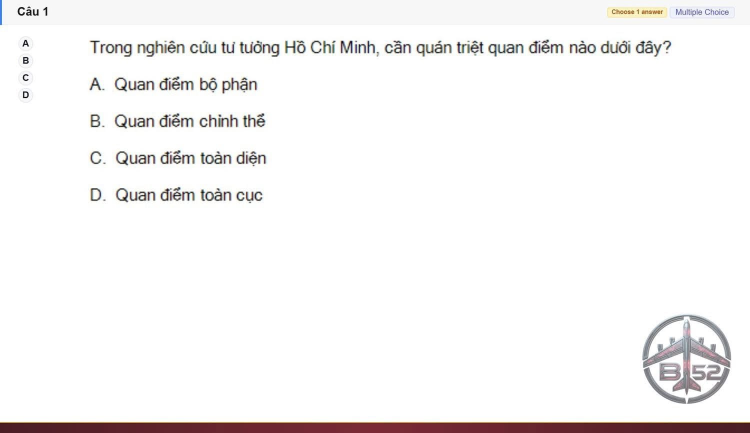
#> input picture HCM202 SU26 FE_001.jpg, 1500 x 866 px (shown at 1/2 size); its folder holds only this picture in this run
$ python -i fuexam_core.py   (imports and definitions only)
#> lines starting #> are read from the running program, lines starting #| are printed output that depends on the picture; after the words box and inside, x2 and y2 are one past the last pixel; in counts of white or black regions, pixels touching at a corner belong together
#> further down, picture is the input picture: PIL image 1500x866 RGB; mean R, G, B 245.9, 244.4, 244.2
from __future__ import annotations

import base64
import csv
import io
import json
import os
import re
import shutil
import subprocess
import time
import unicodedata
import urllib.error
import urllib.request
import uuid
from dataclasses import dataclass
from pathlib import Path

from PIL import Image, ImageChops, ImageDraw, ImageFilter, ImageFont


IMAGE_EXTENSIONS = {".jpg", ".jpeg", ".png", ".webp", ".gif", ".bmp", ".tif", ".tiff"}
NUMBERED_NAME = re.compile(r"^(.*?)(\d+)(\.[^.]+)$")


@dataclass(frozen=True)
class RenameItem:
    source: Path
    target: Path
    question_number: int


def clean_light_gray_watermarks(
    image: Image.Image,
    brightness_threshold: int = 205,
    color_tolerance: int = 3,
    brightness_ceiling: int = 255,
    preserve_long_lines: bool = True,
    preserve_text_edges: bool = True,
) -> Image.Image:
    """Turn nearly neutral-gray pixels in a brightness range white."""
#> called with brightness_threshold = 205, color_tolerance = 3, brightness_ceiling = 255, preserve_long_lines = True, preserve_text_edges = True
    lower = max(0, min(255, int(brightness_threshold)))
    upper = max(0, min(255, int(brightness_ceiling)))
    lower, upper = min(lower, upper), max(lower, upper)
    tolerance = max(0, min(255, int(color_tolerance)))
    source = image.convert("RGB")
    red, green, blue = source.split()
    darkest = ImageChops.darker(red, ImageChops.darker(green, blue))
    lightest = ImageChops.lighter(red, ImageChops.lighter(green, blue))
    color_delta = ImageChops.subtract(lightest, darkest)
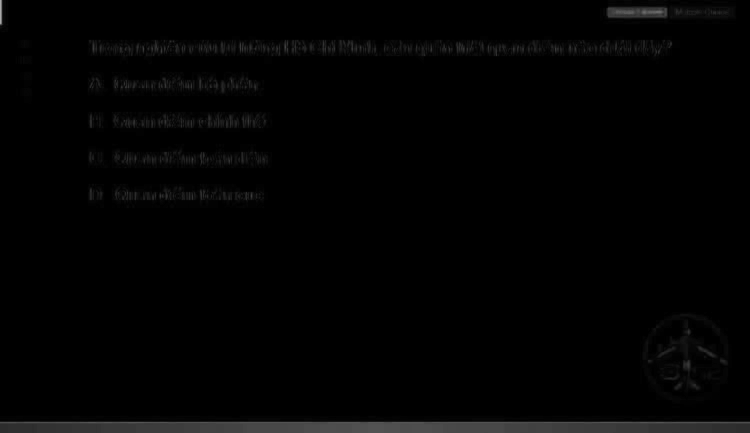
#> color_delta: PIL image 1500x866 L (shown at 1/2 size); min 0, max 178, mean 2.9
    # Pure white is already the desired background. Excluding it prevents the
    # long-line detector from treating the entire canvas as protected content.
    effective_upper = min(254, upper)
    bright_mask = darkest.point(lambda value: 255 if lower <= value <= effective_upper else 0)
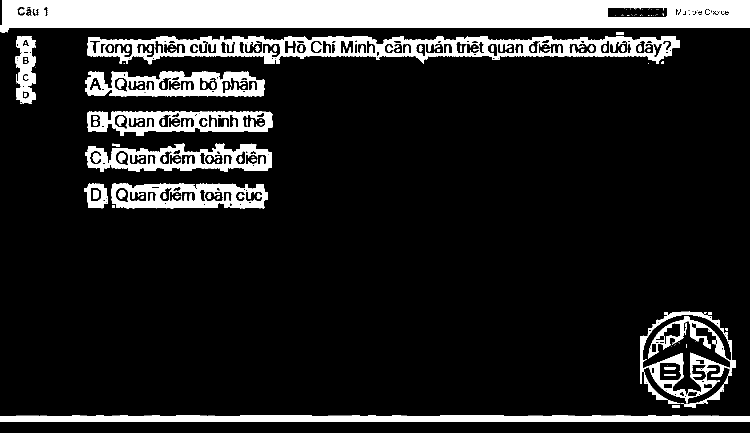
#> bright_mask: PIL image 1500x866 L (shown at 1/2 size); 14.3% white; 156 white regions (82 under 20 px), largest, box (x1, y1, x2, y2) and area: (0, 0, 1500, 65) 77322, (175, 72, 1360, 129) 28527, (0, 831, 1500, 844) 18479
    neutral_mask = color_delta.point(lambda value: 255 if value <= tolerance else 0)
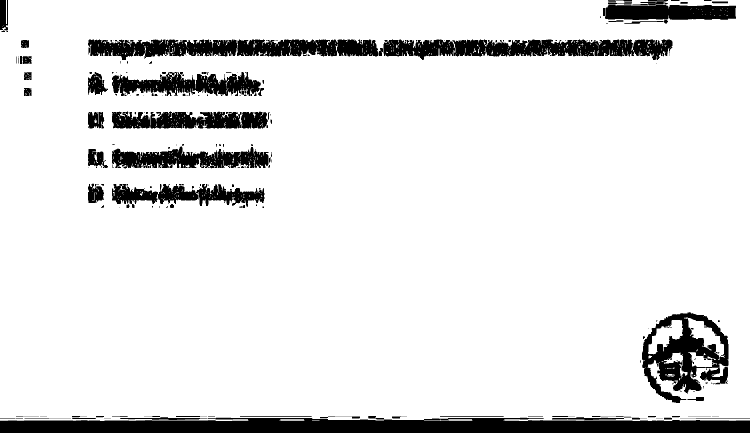
#> neutral_mask: PIL image 1500x866 L (shown at 1/2 size); 89.5% white; 492 black regions (419 under 20 px), largest, box (x1, y1, x2, y2) and area: (0, 835, 1500, 866) 39158, (767, 79, 1345, 120) 15913, (1284, 624, 1457, 806) 14416
    mask = ImageChops.multiply(bright_mask, neutral_mask)
#> mask: PIL image 1500x866 L; 9.7% white; 731 white regions (638 under 20 px), largest, box (x1, y1, x2, y2) and area: (0, 0, 1500, 65) 71145, (0, 831, 1500, 842) 9238, (223, 367, 536, 417) 6020
    if preserve_text_edges:
        # JPEG anti-alias pixels around dark glyphs are often the same gray as a
        # watermark. Keep a narrow halo around dark content so text stays sharp.
        dark_content = darkest.point(lambda value: 255 if value <= 145 else 0)
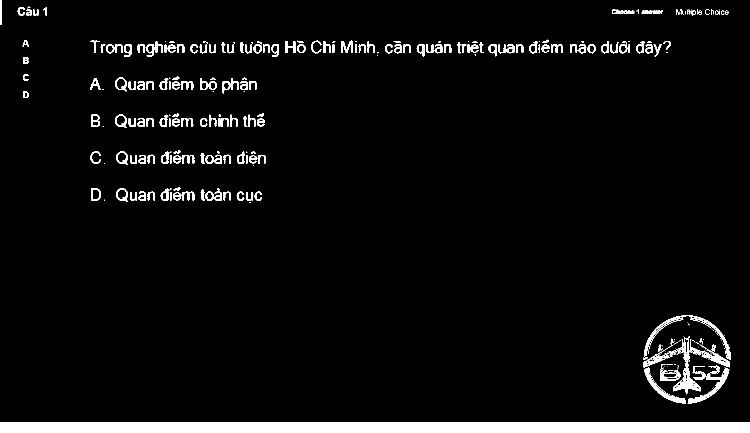
#> dark_content: PIL image 1500x866 L (shown at 1/2 size); 4.7% white; 313 white regions (130 under 20 px), largest, box (x1, y1, x2, y2) and area: (0, 844, 1500, 866) 32961, (1288, 631, 1462, 720) 1287, (1346, 672, 1401, 789) 1220
        protected_text_edges = dark_content.filter(ImageFilter.MaxFilter(3))
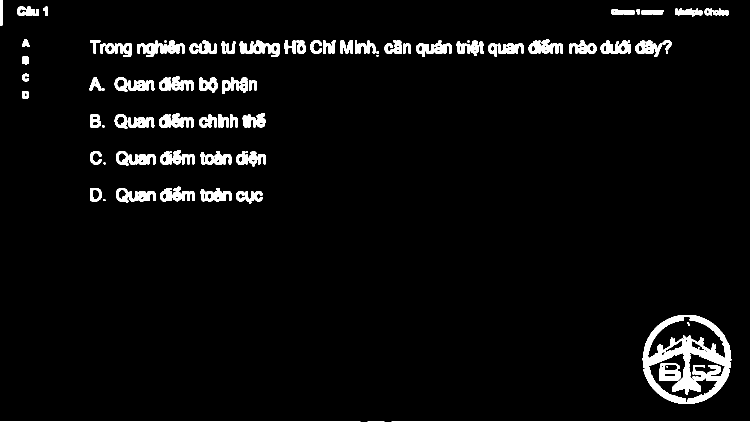
#> protected_text_edges: PIL image 1500x866 L (shown at 1/2 size); 6.6% white; 119 white regions (14 under 20 px), largest, box (x1, y1, x2, y2) and area: (0, 843, 1500, 866) 34472, (1285, 630, 1463, 808) 12360, (1057, 78, 1126, 108) 1187
        mask = ImageChops.subtract(mask, protected_text_edges)
#> mask: PIL image 1500x866 L; 9.6% white; 689 white regions (594 under 20 px), largest, box (x1, y1, x2, y2) and area: (0, 0, 1500, 65) 70967, (0, 831, 1500, 842) 9238, (223, 367, 536, 417) 5906
    if preserve_long_lines and source.width >= 20 and source.height >= 20:
        # Borders and table rules often share the exact same gray as a watermark.
        # Require one long contiguous run; scattered watermark fragments on the
        # same row/column must not be mistaken for a frame line.
        values = mask.tobytes()
        protected = Image.new("L", source.size, 0)
#> protected: PIL image 1500x866 L; every value is 0
        draw = ImageDraw.Draw(protected)
        minimum_horizontal = max(20, source.width // 4)
#> minimum_horizontal = 375
        for y in range(source.height):
            longest = run = 0
            row_start = y * source.width
            for x in range(source.width):
                if values[row_start + x]:
                    run += 1
                    longest = max(longest, run)
                else:
                    run = 0
            if longest >= minimum_horizontal:
                draw.line((0, y, source.width - 1, y), fill=255, width=1)
        minimum_vertical = max(20, source.height // 4)
#> minimum_vertical = 216
        for x in range(source.width):
            longest = run = 0
            for y in range(source.height):
                if values[y * source.width + x]:
                    run += 1
                    longest = max(longest, run)
                else:
                    run = 0
            if longest >= minimum_vertical:
                draw.line((x, 0, x, source.height - 1), fill=255, width=1)
        protected = protected.filter(ImageFilter.MaxFilter(7))
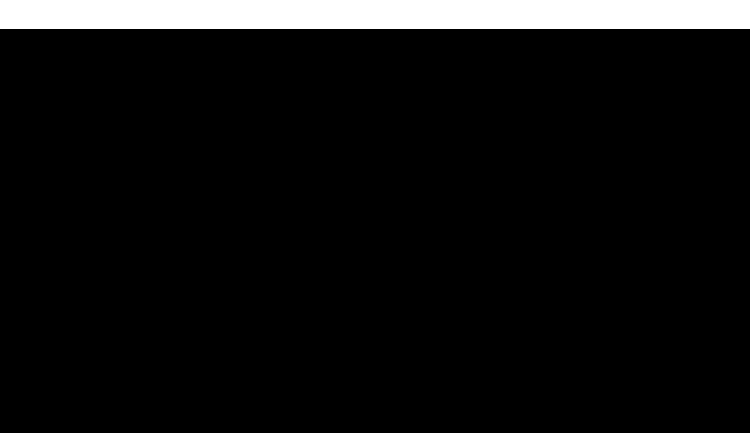
#> protected: PIL image 1500x866 L (shown at 1/2 size); 6.7% white; 1 white region, box (x1, y1, x2, y2) and area: (0, 0, 1500, 58) 87000
        mask = ImageChops.subtract(mask, protected)
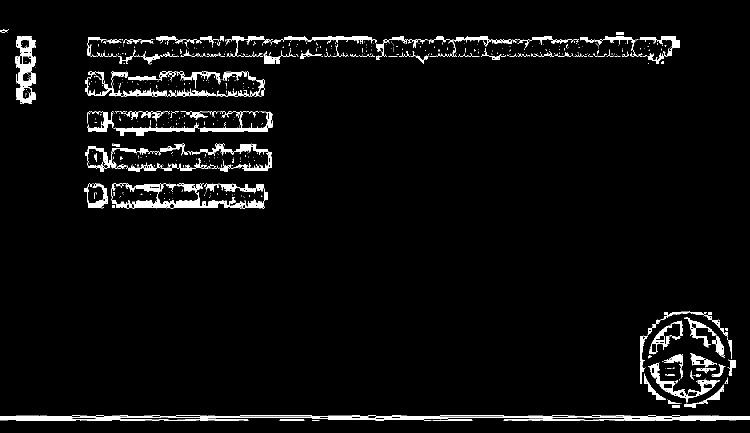
#> mask: PIL image 1500x866 L (shown at 1/2 size); 4.1% white; 634 white regions (540 under 20 px), largest, box (x1, y1, x2, y2) and area: (0, 831, 1500, 842) 9238, (223, 367, 536, 417) 5906, (171, 143, 529, 193) 3555
    white = Image.new("RGB", source.size, "white")
#> white: PIL image 1500x866 RGB; every value is 255
    return Image.composite(white, source, mask)


# [141 lines left out: functions _prepare_watermark_logo, _watermark_font, _prepare_watermark_text, apply_logo_watermark, list_images, infer_name_parts, not called in this run]


def make_target(source: Path, question_number: int, prefix: str, digits: int, extension: str) -> Path:
    ext = extension if extension.startswith(".") else f".{extension}"
    return source.parent / f"{prefix}{question_number:0{digits}d}{ext}"


# [311 lines left out: functions validate_rename_items, unique_backup_folder, execute_safe_rename, extract_first_json_integer, get_ollama_models, find_ollama_executable and 8 more, not called in this run]

>>> from PIL import Image
>>> picture = Image.open('../HCM202 SU26 FE_001.jpg')
>>> result = clean_light_gray_watermarks(picture)

$ run again, on PRN222 SU26 B5 FE RE_001.jpg
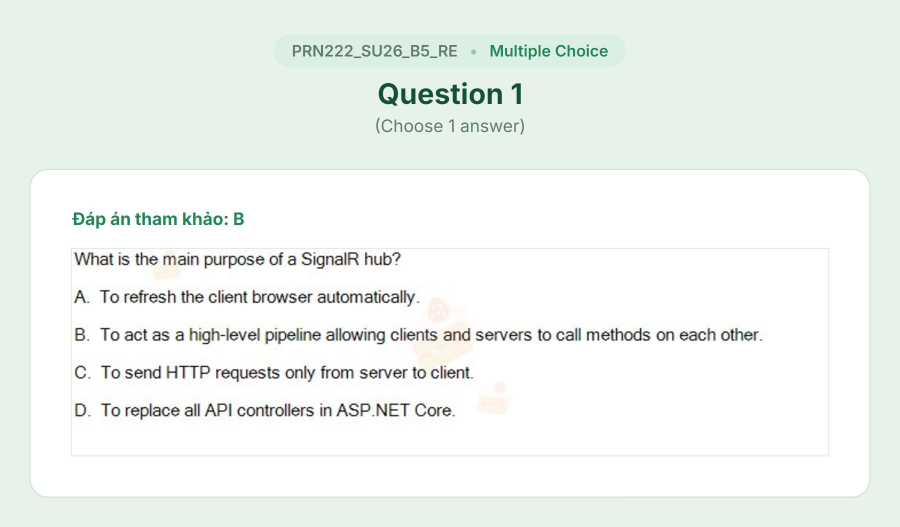
#> input picture PRN222 SU26 B5 FE RE_001.jpg, 1800 x 1054 px (shown at 1/2 size)
#> picture is the input picture: PIL image 1800x1054 RGB; mean R, G, B 238.9, 244.3, 240.3
#> in clean_light_gray_watermarks, `bright_mask = darkest.point(lambda value: 255 if lower <= value <= eff..`:
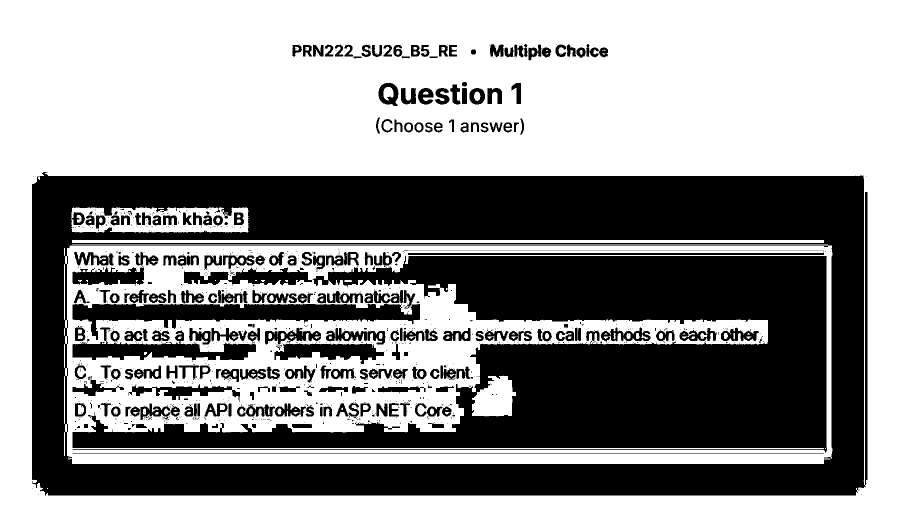
#> bright_mask: PIL image 1800x1054 L (shown at 1/2 size); 58.7% white; 1576 black regions (1331 under 20 px), largest, box (x1, y1, x2, y2) and area: (64, 344, 1735, 991) 369305, (145, 511, 1654, 905) 285192, (145, 580, 840, 680) 22209
#> neutral_mask: PIL image 1800x1054 L; 49.4% white; 508 white regions (466 under 20 px), largest, box (x1, y1, x2, y2) and area: (63, 341, 1737, 992) 932216, (730, 498, 761, 514) 216, (529, 499, 545, 527) 197
#> dark_content: PIL image 1800x1054 L; 2.5% white; 322 white regions (26 under 20 px), largest, box (x1, y1, x2, y2) and area: (757, 166, 796, 211) 937, (975, 177, 1004, 208) 607, (837, 177, 866, 209) 599
#> protected_text_edges: PIL image 1800x1054 L; 4.3% white; 228 white regions (14 under 20 px), largest, box (x1, y1, x2, y2) and area: (505, 580, 594, 607) 1357, (248, 579, 333, 607) 1329, (148, 504, 228, 531) 1289
#> in clean_light_gray_watermarks, `mask = ImageChops.subtract(mask, protected)`:
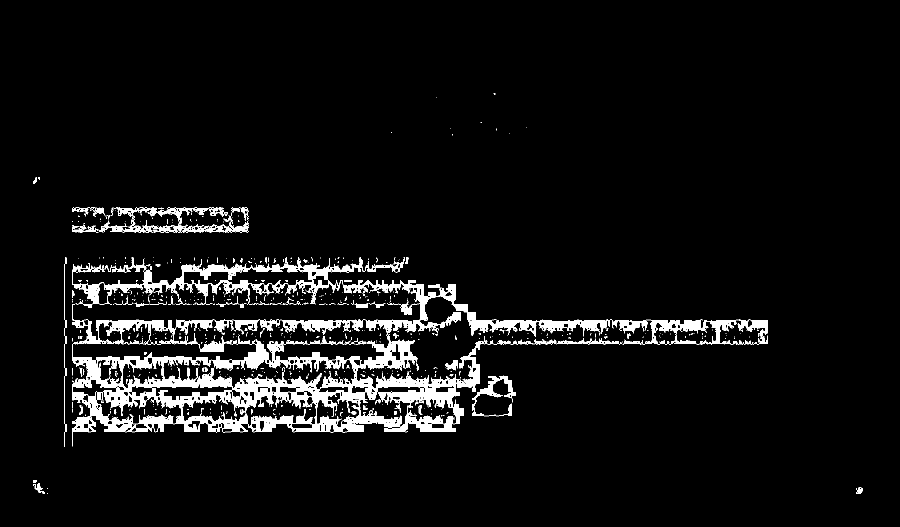
#> mask: PIL image 1800x1054 L (shown at 1/2 size); 6.2% white; 657 white regions (579 under 20 px), largest, box (x1, y1, x2, y2) and area: (144, 515, 1536, 893) 103917, (198, 415, 497, 465) 5052, (944, 751, 1032, 833) 1869
#> white: PIL image 1800x1054 RGB; every value is 255

$ run again, on PRN222 SU26 B5 FE RE_034.jpg
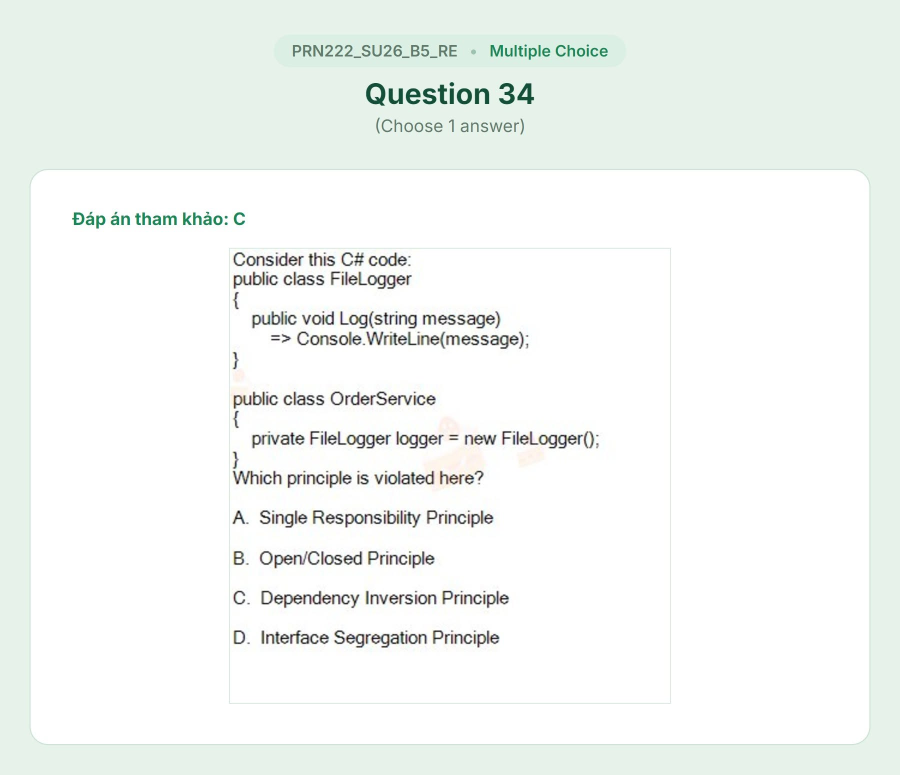
#> input picture PRN222 SU26 B5 FE RE_034.jpg, 1800 x 1549 px (shown at 1/2 size)
#> picture is the input picture: PIL image 1800x1549 RGB; mean R, G, B 242.4, 246.3, 243.4
#> in clean_light_gray_watermarks, `bright_mask = darkest.point(lambda value: 255 if lower <= value <= eff..`:
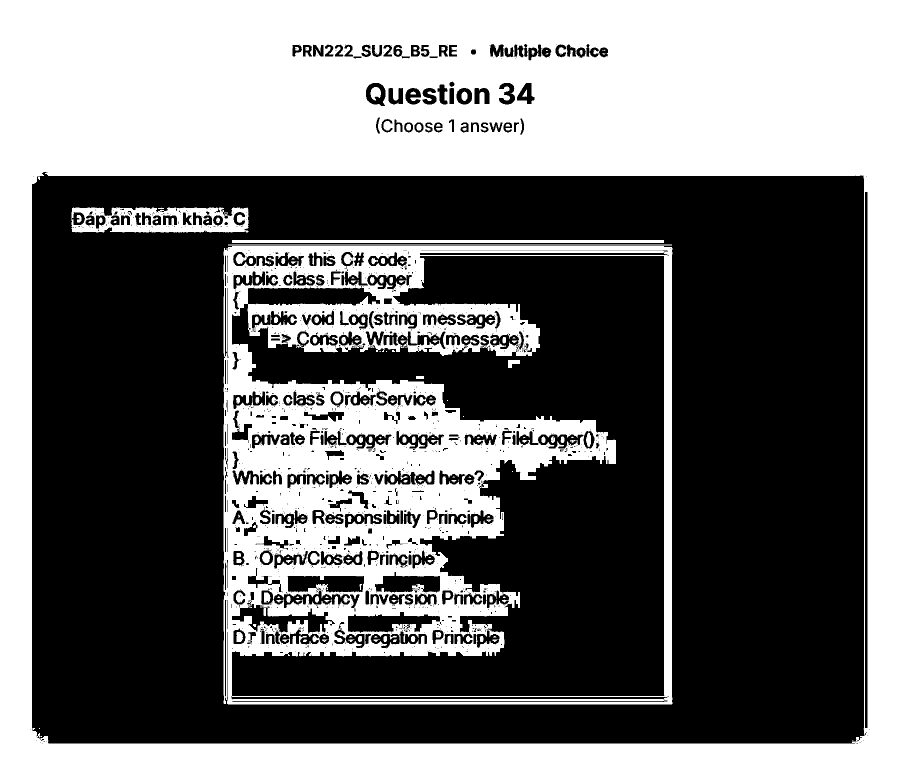
#> bright_mask: PIL image 1800x1549 L (shown at 1/2 size); 44% white; 217 white regions (76 under 20 px), largest, box (x1, y1, x2, y2) and area: (0, 0, 1800, 1549) 877174, (447, 492, 1345, 1409) 319143, (143, 415, 497, 465) 11738
#> neutral_mask: PIL image 1800x1549 L; 61.7% white; 750 black regions (515 under 20 px), largest, box (x1, y1, x2, y2) and area: (0, 0, 1800, 1549) 870934, (454, 495, 1344, 1408) 44120, (685, 820, 1018, 1000) 20729
#> dark_content: PIL image 1800x1549 L; 2.2% white; 412 white regions (50 under 20 px), largest, box (x1, y1, x2, y2) and area: (732, 166, 771, 211) 939, (1035, 167, 1068, 208) 705, (998, 166, 1030, 209) 688
#> protected_text_edges: PIL image 1800x1549 L; 3.7% white; 310 white regions (12 under 20 px), largest, box (x1, y1, x2, y2) and area: (548, 1181, 681, 1217) 2119, (1077, 862, 1177, 898) 1738, (732, 662, 840, 691) 1702
#> in clean_light_gray_watermarks, `mask = ImageChops.subtract(mask, protected)`:
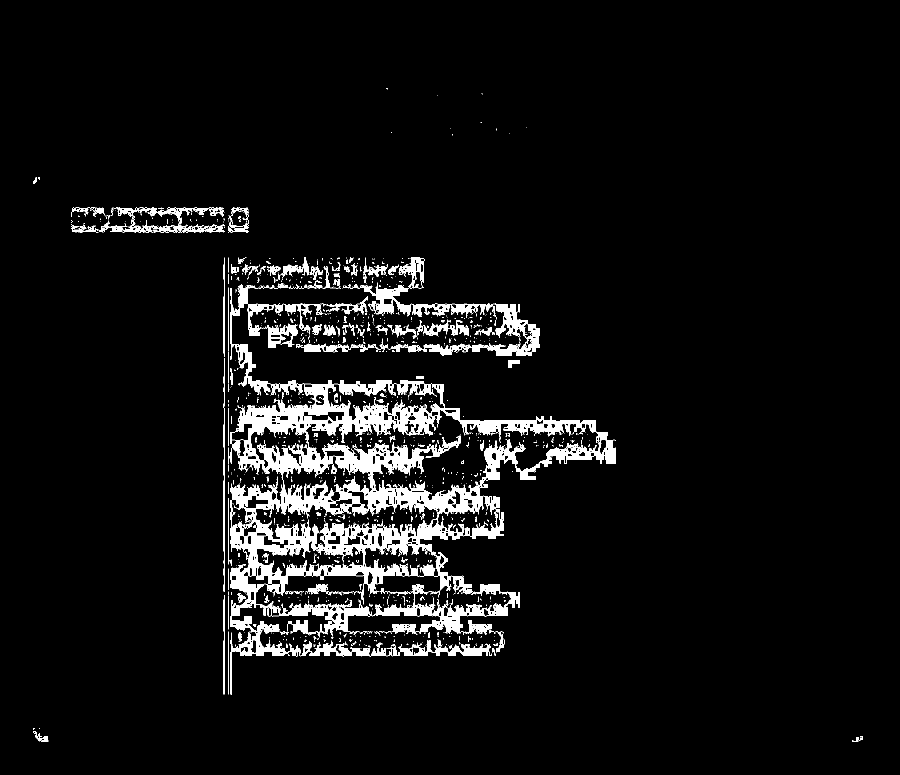
#> mask: PIL image 1800x1549 L (shown at 1/2 size); 6.1% white; 1044 white regions (914 under 20 px), largest, box (x1, y1, x2, y2) and area: (460, 566, 1232, 1389) 130860, (592, 515, 1080, 712) 14098, (198, 415, 449, 465) 4154
#> white: PIL image 1800x1549 RGB; every value is 255
